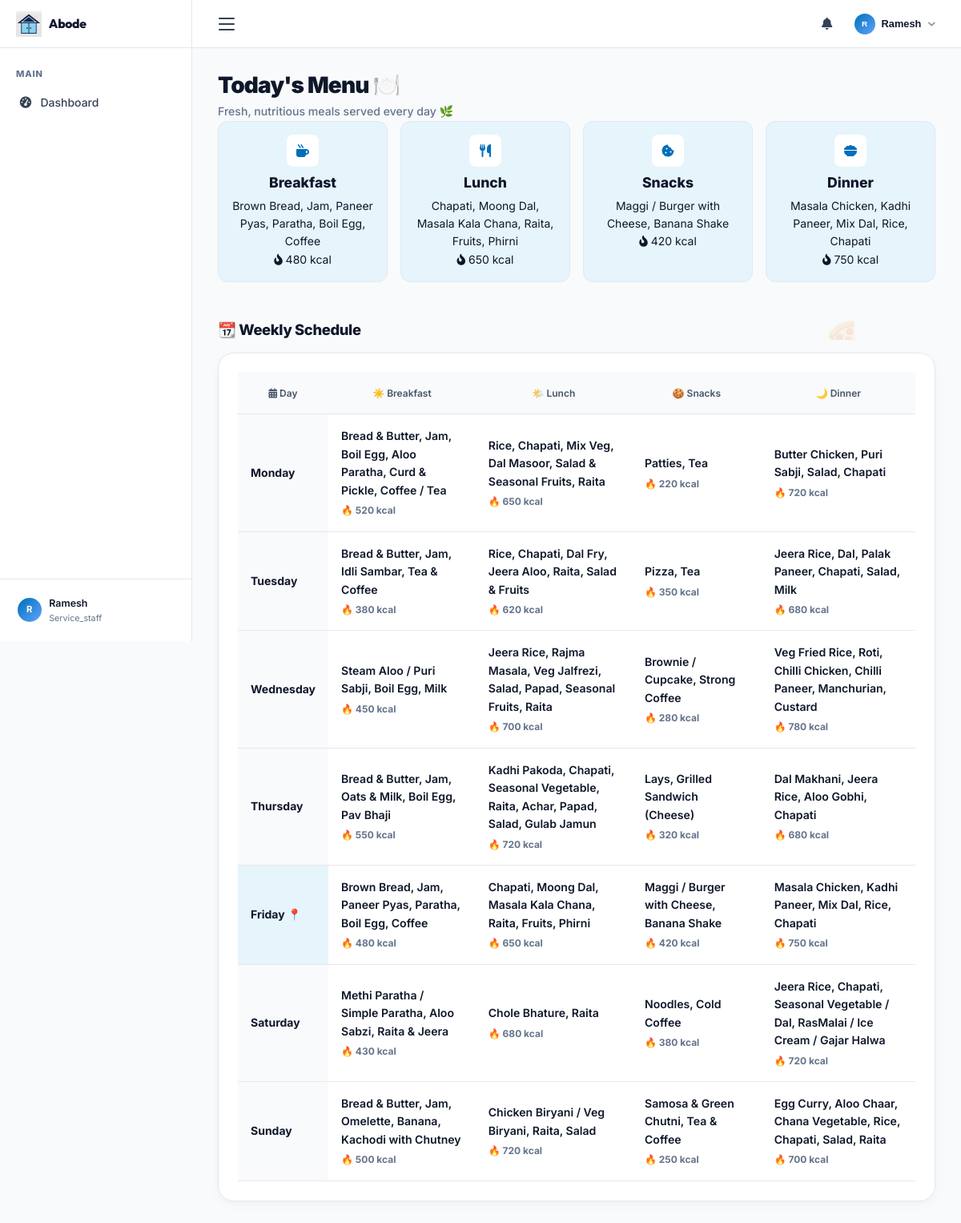
The page /menu/ (signed in) on the database its author committed.
### tables this page shows
CREATE TABLE hostel_menu (
    id INTEGER PRIMARY KEY AUTOINCREMENT,
    day_id INTEGER NOT NULL,
    meal_id INTEGER NOT NULL,
    items TEXT NOT NULL,
    calories INTEGER DEFAULT 0,
    updated_at TIMESTAMP DEFAULT CURRENT_TIMESTAMP,
    FOREIGN KEY (day_id) REFERENCES menu_days (id) ON DELETE CASCADE,
    FOREIGN KEY (meal_id) REFERENCES meal_types (id) ON DELETE CASCADE,
    UNIQUE(day_id, meal_id)
);

CREATE TABLE meal_types (
    id INTEGER PRIMARY KEY AUTOINCREMENT,
    meal TEXT NOT NULL UNIQUE,
    display_order INTEGER NOT NULL
);

CREATE TABLE menu_days (
    id INTEGER PRIMARY KEY AUTOINCREMENT,
    day TEXT NOT NULL UNIQUE,
    display_order INTEGER NOT NULL
);

### routes/menu.py (the view)
@bp.route('/')
@login_required
def view_menu():
    cursor = get_cursor()
    cursor.execute('''
        SELECT
            md.id   AS day_id,
            md.day,
            md.display_order AS day_order,
            mt.id   AS meal_id,
            mt.meal,
            mt.display_order AS meal_order,
            hm.items,
            hm.calories
        FROM menu_days md
        CROSS JOIN meal_types mt
        LEFT JOIN hostel_menu hm
               ON md.id = hm.day_id AND mt.id = hm.meal_id
        ORDER BY md.display_order, mt.display_order
    ''')
    rows = cursor.fetchall()
    cursor.execute('SELECT meal FROM meal_types ORDER BY display_order')
    meal_names = [r['meal'] for r in cursor.fetchall()]
    cursor.execute('SELECT day FROM menu_days ORDER BY display_order')
    day_names = [r['day'] for r in cursor.fetchall()]
    weekly_menu = {}
    for row in rows:
        day  = row['day']
        meal = row['meal']
        if day not in weekly_menu:
            weekly_menu[day] = {}
        weekly_menu[day][meal] = {
            'items':    row['items']    or 'Not set',
            'calories': row['calories'] or 0,
        }
    today_day = datetime.now().strftime('%A')  # e.g. 'Saturday'
    return render_template(
        'menu.html',
        weekly_menu=weekly_menu,
        day_names=day_names,
        meal_names=meal_names,
        today_day=today_day,
    )

### app.py (called while the page is built, shortened)
@app.before_request
def cleanup_expired_notifications():
    if 'user_id' in session:
        from services.db import get_cursor, commit_db
        try:
            cursor = get_cursor()
            cursor.execute("""
                DELETE FROM notifications
                WHERE (title LIKE '%Hot Water Complaint%' OR title LIKE '%Cold Water Complaint%')
                  AND datetime(created_at) < datetime('now', '-5 hours')
            """)
            commit_db()
        except Exception:
            pass

@app.context_processor
def inject_unread_count():
    if 'user_id' in session:
        from services.db import get_cursor
        uid = session['user_id']
        try:
            cursor = get_cursor()
            cursor.execute("""
                SELECT COUNT(*) AS cnt FROM notifications
                WHERE (user_id = ? OR user_id IS NULL) AND is_read = 0
            """, (uid,))
            result = cursor.fetchone()
            return {'unread_count': result['cnt'] if result else 0}
        except Exception:
            return {'unread_count': 0}
    return {'unread_count': 0}

@app.context_processor
def inject_sos_contact():
    return {'sos_phone': '9876543210', 'sos_name': 'Warden Mudit'}

### routes/menu.py (called while the page is built)
def login_required(f):
    @wraps(f)
    def decorated(*args, **kwargs):
        if 'user_id' not in session:
            flash('Please log in to continue.', 'warning')
            return redirect(url_for('auth.login'))
        return f(*args, **kwargs)
    return decorated

### services/db.py (called while the page is built)
def get_db():
    if 'db' not in g:
        g.db = sqlite3.connect(Config.DB_PATH)
        g.db.row_factory = sqlite3.Row   # Access columns by name like a dict
        g.db.execute("PRAGMA foreign_keys = ON")
    return g.db

def get_cursor(dictionary=True):
    db = get_db()
    return db.cursor()

### templates/menu.html (shortened to what this page needs)
{% extends "base.html" %}
{% block content %}
<div class="abode-menu-page">
  <div class="abode-menu-content">
    <div class="abode-menu-header fade-in">
      <div style="display:flex;align-items:center;justify-content:space-between;flex-wrap:wrap;gap:1rem;">
        <div>
          <h1 style="font-size:1.75rem; font-weight:900; letter-spacing:-0.03em;">Today's Menu 🍽️</h1>
          <p style="font-size:0.88rem; color:var(--text-3); margin-top:0.25rem; font-weight:500;">
            Fresh, nutritious meals served every day 🌿
          </p>
        </div>
      </div>
    </div>
    {% set today_meals = weekly_menu.get(today_day, {}) %}
    <div class="abode-meal-cards">
      <div class="abode-meal-card breakfast fade-in fade-in-1">
        <span class="abode-meal-icon"><i class="fas fa-mug-hot"></i></span>
        <div class="abode-meal-name">Breakfast</div>
        {% set b = today_meals.get('Breakfast', {}) %}
        <div class="abode-meal-items">{{ b['items'] if b and b.get('items') != 'Not set' else 'Menu not available' }}</div>
        {% if b and b.get('calories') %}<span class="abode-meal-cal"><i class="fas fa-fire-flame-curved"></i> {{ b['calories'] }} kcal</span>{% endif %}
      </div>
      <div class="abode-meal-card lunch fade-in fade-in-2">
        <span class="abode-meal-icon"><i class="fas fa-utensils"></i></span>
        <div class="abode-meal-name">Lunch</div>
        {% set l = today_meals.get('Lunch', {}) %}
        <div class="abode-meal-items">{{ l['items'] if l and l.get('items') != 'Not set' else 'Menu not available' }}</div>
        {% if l and l.get('calories') %}<span class="abode-meal-cal"><i class="fas fa-fire-flame-curved"></i> {{ l['calories'] }} kcal</span>{% endif %}
      </div>
      <div class="abode-meal-card snacks fade-in fade-in-3">
        <span class="abode-meal-icon"><i class="fas fa-cookie-bite"></i></span>
        <div class="abode-meal-name">Snacks</div>
        {% set s = today_meals.get('Snacks', {}) %}
        <div class="abode-meal-items">{{ s['items'] if s and s.get('items') != 'Not set' else 'Menu not available' }}</div>
        {% if s and s.get('calories') %}<span class="abode-meal-cal"><i class="fas fa-fire-flame-curved"></i> {{ s['calories'] }} kcal</span>{% endif %}
      </div>
      <div class="abode-meal-card dinner fade-in fade-in-4">
        <span class="abode-meal-icon"><i class="fas fa-bowl-food"></i></span>
        <div class="abode-meal-name">Dinner</div>
        {% set d = today_meals.get('Dinner', {}) %}
        <div class="abode-meal-items">{{ d['items'] if d and d.get('items') != 'Not set' else 'Menu not available' }}</div>
        {% if d and d.get('calories') %}<span class="abode-meal-cal"><i class="fas fa-fire-flame-curved"></i> {{ d['calories'] }} kcal</span>{% endif %}
      </div>
    </div>
    <div style="margin-top:1.5rem; margin-bottom:1rem; position:relative; overflow:hidden;" class="fade-in">
      <h2 style="font-size:1.15rem; font-weight:800; color:var(--text); letter-spacing:-0.02em;">
        📆 Weekly Schedule
      </h2>
      <div class="menu-sticker" style="top: -10px; right: 10%; animation-delay: 0s;">🍕</div>
      <div class="menu-sticker" style="bottom: 10px; right: 5%; animation-delay: 2s;">🍛</div>
    </div>
    <div style="background:white; border:1px solid var(--border); border-radius:20px; padding:1.5rem; box-shadow:var(--shadow-sm); overflow-x:auto;" class="fade-in fade-in-2">
      <table class="abode-data-table" style="border-collapse: separate; border-spacing: 0;">
        <thead>
          <tr>
            <th style="min-width:110px; border-bottom:1px solid var(--border); padding:1rem;"><i class="fas fa-calendar-days"></i> Day</th>
            {% for meal in meal_names %}
            <th style="min-width:140px; border-bottom:1px solid var(--border); padding:1rem;">
              {% if meal == 'Breakfast' %}☀️
              {% elif meal == 'Lunch' %}🌤️
              {% elif meal == 'Snacks' %}🍪
              {% elif meal == 'Dinner' %}🌙
              {% endif %}
              {{ meal }}
            </th>
            {% endfor %}
          </tr>
        </thead>
        <tbody>
          {% for day in day_names %}
          <tr>
            <td style="font-weight:700; background:{% if day == today_day %}var(--abode-mint){% else %}var(--bg){% endif %}; border-bottom:1px solid #F0E5E9; padding:1rem;">
              {{ day }}{% if day == today_day %} 📍{% endif %}
            </td>
            {% for meal in meal_names %}
            {% set cell = weekly_menu.get(day, {}).get(meal, {}) %}
            <td style="border-bottom:1px solid #F0E5E9; padding:1rem;">
              {% if cell and cell['items'] != 'Not set' %}
              <div style="font-size:0.88rem; font-weight:600; color:var(--text); margin-bottom:0.25rem;">{{ cell['items'] }}</div>
              {% if cell['calories'] %}
              <div style="font-size:0.75rem; font-weight:700; color:var(--text-3);">
                <span style="color:#F59E0B">🔥</span> {{ cell['calories'] }} kcal
              </div>
              {% endif %}
              {% else %}
              <span style="font-size:0.8rem; color:var(--text-3); opacity:0.5;">-</span>
              {% endif %}
            </td>
            {% endfor %}
          </tr>
          {% endfor %}
        </tbody>
      </table>
    </div>
  </div>
</div>
{% endblock %}

### templates/base.html (shortened to what this page needs)
<!DOCTYPE html>
<html lang="en">
<head>
    <link rel="stylesheet" href="{{ url_for('static', filename='css/style.css') }}">
    <link rel="stylesheet" href="{{ url_for('static', filename='css/abode-animations.css') }}">
    <link rel="stylesheet" href="https://cdnjs.cloudflare.com/ajax/libs/font-awesome/6.5.1/css/all.min.css">
</head>
<body>
{% if session.user_id %}
<aside class="sidebar" id="sidebar">
    <div class="sidebar-brand">
        <div class="abode-brand-mark">
            <img src="{{ url_for('static', filename='logo.png') }}" alt="Abode Logo" class="abode-logo-img">
            <span class="abode-brand-text">Abode</span>
        </div>
    </div>
    <nav class="sidebar-nav">
        <span class="nav-section-label">Main</span>
        {% if session.role == 'warden' %}
            <a href="{{ url_for('warden.dashboard') }}"   class="sidebar-link {% if request.endpoint == 'warden.dashboard' %}active{% endif %}"><i class="fas fa-gauge-high"></i> Dashboard</a>
            <a href="{{ url_for('warden.students') }}"    class="sidebar-link {% if request.endpoint == 'warden.students' %}active{% endif %}"><i class="fas fa-user-graduate"></i> Students</a>
            <a href="{{ url_for('warden.student_profiles') }}" class="sidebar-link {% if request.endpoint == 'warden.student_profiles' %}active{% endif %}"><i class="fas fa-id-card"></i> Student Profiles</a>
            <a href="{{ url_for('outpass.tracking') }}"    class="sidebar-link {% if request.endpoint == 'outpass.tracking' %}active{% endif %}"><i class="fas fa-plane-departure"></i> Outpass Tracking</a>
            <a href="{{ url_for('complaint.list_complaints') }}" class="sidebar-link {% if 'complaint' in (request.endpoint or '') %}active{% endif %}"><i class="fas fa-clipboard-list"></i> Complaints</a>
            <a href="{{ url_for('attendance.view') }}"    class="sidebar-link {% if 'attendance' in (request.endpoint or '') %}active{% endif %}"><i class="fas fa-calendar-check"></i> Attendance</a>
            <span class="nav-section-label">Food &amp; Meals</span>
            <a href="{{ url_for('menu.edit_menu') }}"     class="sidebar-link {% if 'menu' in (request.endpoint or '') %}active{% endif %}"><i class="fas fa-calendar-week"></i> Manage Menu</a>
            <span class="nav-section-label">More</span>
            <a href="{{ url_for('emergency.view_contacts') }}" class="sidebar-link {% if 'emergency' in (request.endpoint or '') %}active{% endif %}"><i class="fas fa-phone-volume"></i> Emergency</a>
            <a href="{{ url_for('notification.view') }}"  class="sidebar-link {% if 'notification' in (request.endpoint or '') %}active{% endif %}">
                <i class="fas fa-bell"></i> Notifications
                {% if unread_count > 0 %}<span class="nav-badge">{{ unread_count }}</span>{% endif %}
            </a>
        {% elif session.role == 'service_staff' %}
            <a href="{{ url_for('staff.dashboard') }}" class="sidebar-link {% if request.endpoint == 'staff.dashboard' %}active{% endif %}"><i class="fas fa-gauge-high"></i> Dashboard</a>
        {% endif %}
    </nav>
    <div class="sidebar-footer">
        <div class="sidebar-user">
            {% if session.profile_pic %}
                <div class="avatar" style="background: none;"><img src="{{ url_for('static', filename='uploads/profile_pics/' ~ session.profile_pic) }}" style="width:100%;height:100%;object-fit:cover;border-radius:50%;"></div>
            {% else %}
                <div class="avatar">{{ (session.full_name or 'U')[:1].upper() }}</div>
            {% endif %}
            <div class="sidebar-user-info">
                <div class="sidebar-user-name">{{ session.full_name }}</div>
                <div class="sidebar-user-role">{{ session.role }}</div>
            </div>
        </div>
    </div>
</aside>
<header class="topbar">
    <button class="topbar-toggle" id="sidebarToggle" aria-label="Toggle sidebar">
        <span class="hb-bar"></span>
        <span class="hb-bar"></span>
        <span class="hb-bar"></span>
    </button>
    <div class="topbar-right" style="margin-left:auto;">
        <div class="notif-wrap" id="notifWrap">
            <button class="icon-btn" id="notifBtn" aria-label="Notifications">
                <i class="fas fa-bell"></i>
            </button>
        </div>
        <div class="profile-wrap" id="profileWrap">
            <button class="profile-btn" id="profileBtn">
                {% if session.profile_pic %}
                    <div class="avatar sm" style="background: none;"><img src="{{ url_for('static', filename='uploads/profile_pics/' ~ session.profile_pic) }}" style="width:100%;height:100%;object-fit:cover;border-radius:50%;"></div>
                {% else %}
                    <div class="avatar sm">{{ (session.full_name or 'U')[:1].upper() }}</div>
                {% endif %}
                <span class="profile-name">{{ (session.full_name or '').split()[0] }}</span>
                <i class="fas fa-chevron-down" style="font-size:.6rem;color:var(--text-3);"></i>
            </button>
        </div>
    </div>
</header>
<main class="main" id="mainContent">
    <div class="page">
{% endif %}
{% block content %}{% endblock %}
{% if session.user_id %}
    </div>
</main>
{% else %}
</div>
{% endif %}
</body>
</html>

### static/css/abode-animations.css (style rules this page uses)
:root { --abode-bg: #F8FAFC; --abode-text: #0F172A; --abode-text-muted: #64748B; --abode-border: 1px solid #E2E8F0; --abode-shadow: 0 4px 14px rgba(15,39,71,0.06); --abode-shadow-active: 0 2px 8px rgba(15,39,71,0.08); }
body { font-family: 'Inter', system-ui, -apple-system, sans-serif; background-color: var(--abode-bg); color: var(--abode-text); -webkit-font-smoothing: antialiased; }
h1, h2, h3, h4 { font-family: inherit; font-weight: 700; letter-spacing: -0.02em; }
.menu-sticker { position: absolute; font-size: 2.5rem; z-index: 1; opacity: 0.15; pointer-events: none; animation: float 6s ease-in-out infinite; }
.data-table thead th, .abode-data-table thead th { background: #f8fafc; color: #475569; font-size: 12px; font-weight: 600; letter-spacing: 0; text-transform: none; }
.data-table td, .abode-data-table td { border-color: #e2e8f0; }
.sidebar, .topbar { background: #fff !important; border-color: #e2e8f0; box-shadow: none !important; }
.sidebar-brand { border-bottom-color: #e2e8f0; }
.sidebar-link { border-radius: 8px; font-size: 14px; font-weight: 500; }
.nav-section-label { color: #64748b; font-size: 11px; letter-spacing: .08em; }
.icon-btn, .profile-btn { border-radius: 8px; }

### templates/menu.html (style rules this page uses)
.abode-meal-card { flex: 1; min-width: 140px; padding: 1rem; border-radius: 12px; border: 1px solid #E2E8F0; background: #E6F4FC; box-shadow: none; display: flex; flex-direction: column; align-items: center; text-align: center; transition: transform 0.3s cubic-bezier(0.175, 0.885, 0.32, 1.275), box-shadow 0.3s ease; }
.abode-meal-name { font-size: 1.1rem; font-weight: 800; margin-top: 0.4rem; margin-bottom: 0.2rem; }
.abode-meal-icon { width: 40px; height: 40px; display: inline-flex; align-items: center; justify-content: center; border-radius: 8px; background: #FFFFFF; color: #006EBB; font-size: 1rem; }
.abode-meal-cards { display: flex; flex-wrap: nowrap; gap: 1rem; margin-bottom: 2rem; overflow-x: auto; padding-bottom: 1rem; }

### rows shown on the page
hostel_menu: items "Brown Bread, Jam, Paneer Pyas, Paratha, Boil Egg, Coffee", calories "480"
hostel_menu: items "Chapati, Moong Dal, Masala Kala Chana, Raita, Fruits, Phirni", calories "650"
hostel_menu: items "Maggi / Burger with Cheese, Banana Shake", calories "420"
hostel_menu: items "Masala Chicken, Kadhi Paneer, Mix Dal, Rice, Chapati", calories "750"
meal_types: meal "Breakfast"
meal_types: meal "Lunch"
meal_types: meal "Snacks"
meal_types: meal "Dinner"
menu_days: day "Monday"
hostel_menu: items "Bread & Butter, Jam, Boil Egg, Aloo Paratha, Curd & Pickle, Coffee / Tea", calories "520"
hostel_menu: items "Rice, Chapati, Mix Veg, Dal Masoor, Salad & Seasonal Fruits, Raita", calories "650"
hostel_menu: items "Patties, Tea", calories "220"
hostel_menu: items "Butter Chicken, Puri Sabji, Salad, Chapati", calories "720"
menu_days: day "Tuesday"
hostel_menu: items "Bread & Butter, Jam, Idli Sambar, Tea & Coffee", calories "380"
hostel_menu: items "Rice, Chapati, Dal Fry, Jeera Aloo, Raita, Salad & Fruits", calories "620"
hostel_menu: items "Pizza, Tea", calories "350"
hostel_menu: items "Jeera Rice, Dal, Palak Paneer, Chapati, Salad, Milk", calories "680"
menu_days: day "Wednesday"
hostel_menu: items "Steam Aloo / Puri Sabji, Boil Egg, Milk", calories "450"
hostel_menu: items "Jeera Rice, Rajma Masala, Veg Jalfrezi, Salad, Papad, Seasonal Fruits, Raita", calories "700"
hostel_menu: items "Brownie / Cupcake, Strong Coffee", calories "280"
hostel_menu: items "Veg Fried Rice, Roti, Chilli Chicken, Chilli Paneer, Manchurian, Custard", calories "780"
menu_days: day "Thursday"
hostel_menu: items "Bread & Butter, Jam, Oats & Milk, Boil Egg, Pav Bhaji", calories "550"
hostel_menu: items "Kadhi Pakoda, Chapati, Seasonal Vegetable, Raita, Achar, Papad, Salad, Gulab Jamun", calories "720"
hostel_menu: items "Lays, Grilled Sandwich (Cheese)", calories "320"
hostel_menu: items "Dal Makhani, Jeera Rice, Aloo Gobhi, Chapati", calories "680"
menu_days: day "Friday"
menu_days: day "Saturday"
hostel_menu: items "Methi Paratha / Simple Paratha, Aloo Sabzi, Raita & Jeera", calories "430"
hostel_menu: items "Chole Bhature, Raita", calories "680"
hostel_menu: items "Noodles, Cold Coffee", calories "380"
hostel_menu: items "Jeera Rice, Chapati, Seasonal Vegetable / Dal, RasMalai / Ice Cream / Gajar Halwa", calories "720"
menu_days: day "Sunday"
hostel_menu: items "Bread & Butter, Jam, Omelette, Banana, Kachodi with Chutney", calories "500"
hostel_menu: items "Chicken Biryani / Veg Biryani, Raita, Salad", calories "720"
hostel_menu: items "Samosa & Green Chutni, Tea & Coffee", calories "250"
hostel_menu: items "Egg Curry, Aloo Chaar, Chana Vegetable, Rice, Chapati, Salad, Raita", calories "700"

### other values the page prints
{{ (session.full_name or 'U')[:1].upper() }} "R"
{{ session.full_name }} "Ramesh"
{{ session.role }} "Service_staff"
{{ (session.full_name or '').split()[0] }} "Ramesh"
